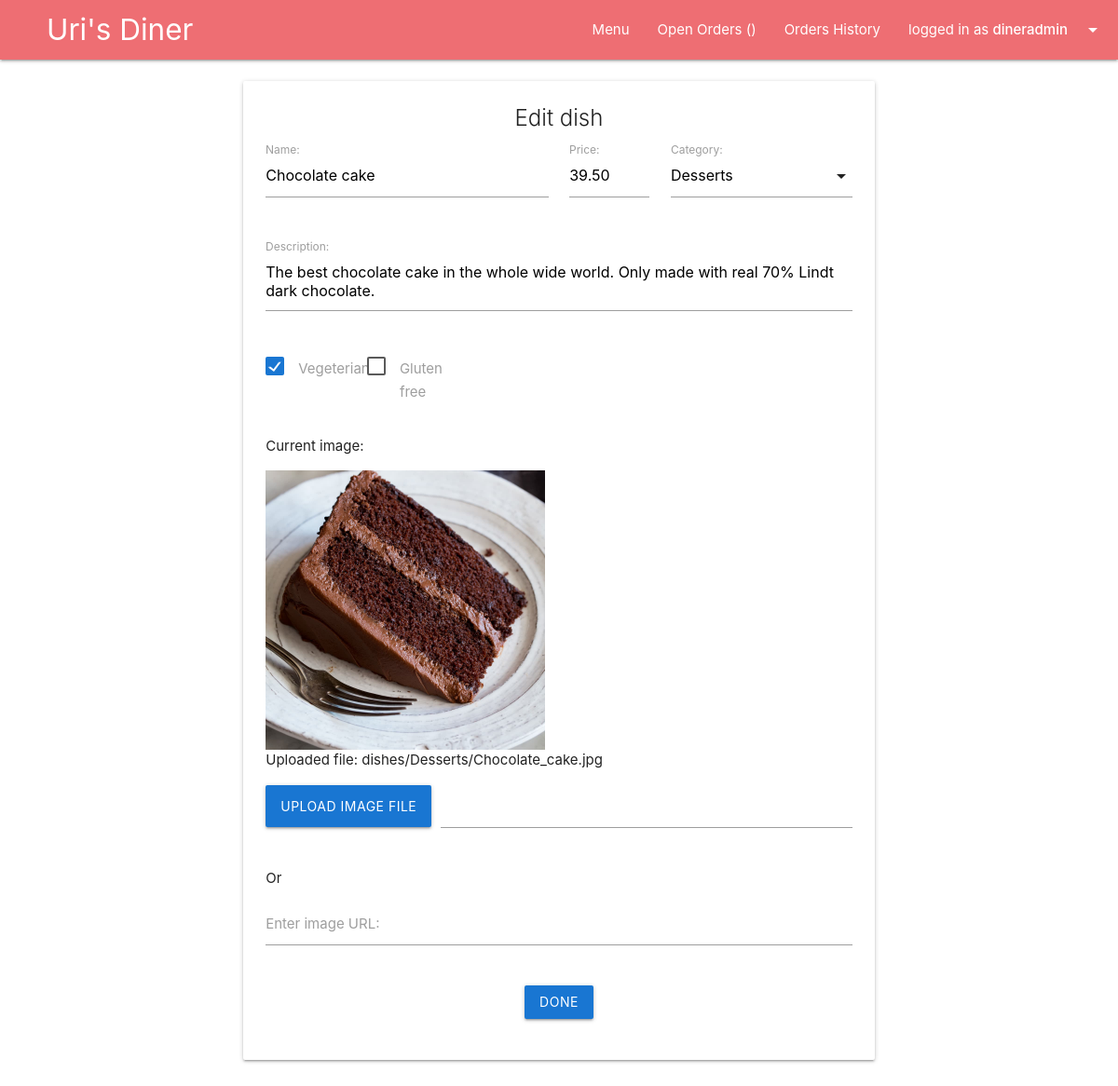
Page /backoffice/dishes/edit/29 (signed in) on the earlier database version.
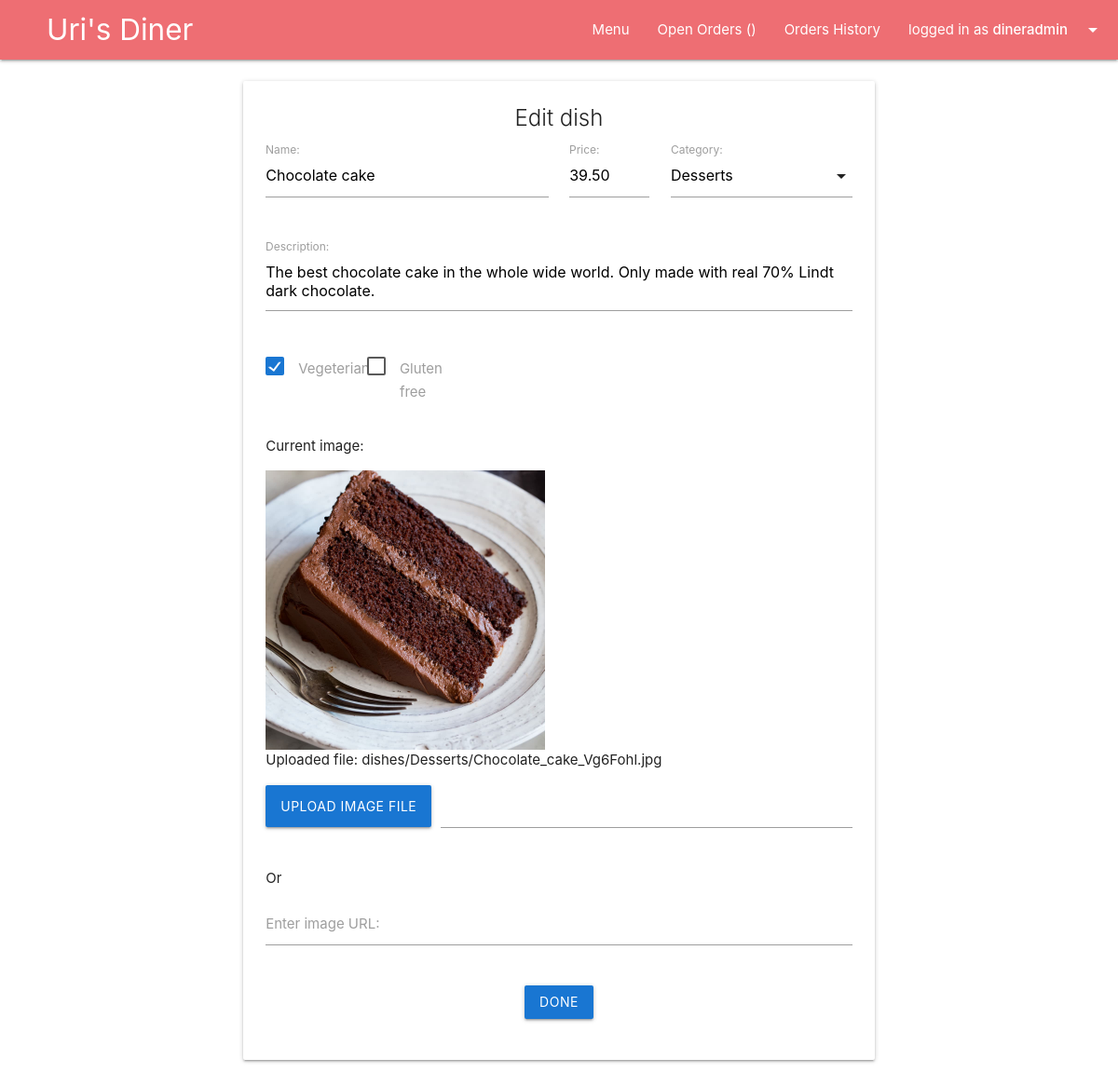
Same page on the later database version.
### main/models.py (models this page shows, shortened)
class Dish(models.Model):
    name = models.CharField(max_length=50, blank=False)
    price = models.DecimalField(max_digits=5, decimal_places=2, blank=False)
    description = models.CharField(max_length=300, blank=False)
    is_gluten_free = models.BooleanField(default=False)
    is_vegeterian = models.BooleanField(default=False)
    category = models.ForeignKey(Category, on_delete=models.CASCADE, limit_choices_to={'is_deleted':False})
    is_deleted = models.BooleanField(default=False)
    image_Url = models.URLField(null=True, blank=True)
    image_file = models.ImageField(upload_to=dish_image_path, null=True, blank=True)

### backoffice/views.py (the view)
# urls.py: path('dishes/edit/<int:id>', views.edit_dish, name="edit_dish"),
@staff_member_required(login_url='backoffice_login')
def edit_dish(request, id):
    try:
        dish = Dish.objects.get(id=id)
    except:
        return redirect('menu_all_categories')
    form = DishForm(instance=dish)
    if request.method == 'POST':
        form = DishForm(request.POST, request.FILES, instance=dish)
        if form.is_valid():
            form.save()
            return redirect('menu_category_dishes', category_id=dish.category.id)
    return render(request, 'backoffice/edit_dish.html', {'form':form, 'dish':dish})

### main/forms.py
class DishForm(ModelForm):
    template_name = "forms/DishForm.html"
    class Meta:
        model = Dish
        fields = ['name', 'price', 'description', 'is_gluten_free', 'is_vegeterian', 'category', 'image_file', 'image_Url']
        labels = {
            'is_gluten_free': 'Gluten free',
            'is_vegeterian': 'Vegeterian',
            'image_file': 'Upload image file',
            'image_Url': 'Enter image URL'
        }
        help_texts = {
            'image_Url': 'Image upload is preferred and will take precedence if both an image URL and a file is supplied.'
        }
        widgets = {
            'description': forms.Textarea(attrs={'class':'materialize-textarea'}),
            'image_file': forms.FileInput(),
        }

### main/context_processors.py (called while the page is built)
def site_wide_data(request):
    try:
        data = {
        'open_orders_number' : len(Cart.objects.filter(delivery__is_delivered=False)),
        'my_open_orders_number' : len(Delivery.objects.filter(order__user=request.user).filter(is_delivered=False)),
        'my_cart_items_number' : len(User.objects.get(id=request.user.id).cart_set.last().item_set.all())
        }
    except:
        data = {}
    return data

### backoffice/templates/backoffice/edit_dish.html (shortened to what this page needs)
{% extends 'layouts/backoffice.html' %}
{% block backoffice-content %}
<div class="col l10 offset-l1">
  <div class="section">
    <div class="card">
      <div class="card-content">
        <div class="center-align">
          <strong class="card-title">Edit dish</strong>
        </div>
        <form action="{% url 'edit_dish' id=dish.id %}" method="POST"
          enctype="multipart/form-data" novalidate>
          {{form}}
          <div class="row">
            <div class="col l12 center-align">
              <input class="btn" type="submit" value="Done">
            </div>
          </div>
        </form>
      </div>
    </div>
  </div>
</div>
{% endblock backoffice-content %}

### templates/forms/DishForm.html (shortened to what this page needs)
<div class="row">
  <div class="col l6">
    <div class="input-field">
      {{form.name.label_tag}} {{form.name}}
    </div>
  </div>
  <div class="col l2">
    <div class="input-field">
      {{form.price.label_tag}} {{form.price}}
    </div>
  </div>
  <div class="col l4">
    <div class="input-field">
      {{form.category}} {{form.category.label_tag}}
    </div>
  </div>
</div>
<div class="row">
  <div class="col l12">
    <div class="input-field">
      {{form.description.label_tag}}{{form.description}}
    </div>
  </div>
</div>
<div class="row">
  <div class="col l2">
    <p>
      <label>
        <span>{{form.is_vegeterian.label}}</span>
      </label>
    </p>
  </div>
  <div class="col l2">
    <p>
      <label>
        <span>{{form.is_gluten_free.label}}</span>
      </label>
    </p>
  </div>
</div>
<div class="row">
  <div class="col l12">
    {% if form.instance.id != None %}
    <div class="section">
      <p>Current image:</p>
    </div>
    <div>
      {% if form.instance.image_file %}
      <div>
        <img class="dish-img big" src="{{form.instance.image_file.url}}" alt="">
      </div>
      Uploaded file: {{form.instance.image_file.name}}
      {% endif %}
    </div>
    {% endif %}
    <div class="file-field input-field">
      <div class="btn"><span>{{form.image_file.label}}</span></div>
      <div class="file-path-wrapper">
        <input class="file-path validate" type="text">
      </div>
    </div>
  </div>
</div>
<div>
  Or
</div>
<div class="row">
  <div class="col l12">
    <div class="input-field tooltipped" data-position="bottom"
      data-tooltip="{{form.image_Url.help_text}}">
      {{form.image_Url.label_tag}} {{form.image_Url}}
    </div>
  </div>
</div>

Differences in the rows shown:
changed Dish "Chocolate cake": instance.image_file.name "dishes/Desserts/Chocolate_cake.jpg" → "dishes/Desserts/Chocolate_cake_Vg6Fohl.jpg"
